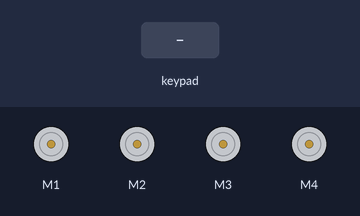
The sketch below on a simulated Arduino Uno, built with avr-gcc and run on an emulated ATmega328P. Shown: 4 × DC motor (green arrow = forward, orange = backward, longer = faster). The test bench sets the inputs (shaded band).

Above: at 1.2 s.
1.3 s: key 'U' pressed
At 2.2 s:
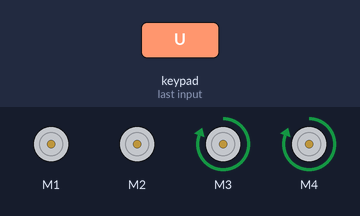
2.8 s: key 'D' pressed
At 3.3 s:
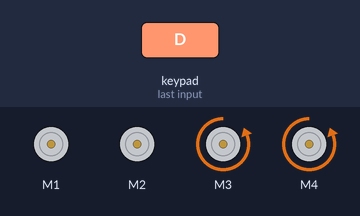
4.3 s: key 'L' pressed
At 5.5 s:
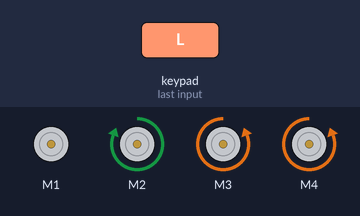
5.8 s: key 'R' pressed
At 6.8 s:
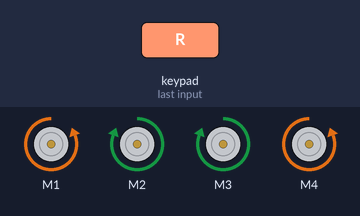
7.3 s: key 'U' pressed
At 8.0 s:
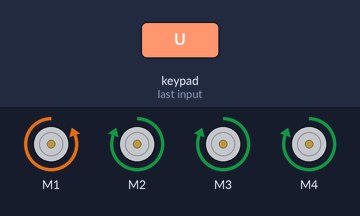
8.8 s: key 'D' pressed
At 9.1 s:
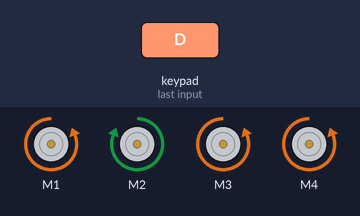
Timing chart, 0 to 11.3 s (numbered marks = the images above; inputs shaded):
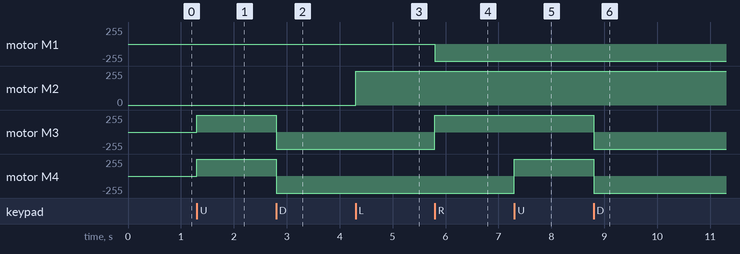

Measured:
- after the input at 1.3 s, motor M3, motor M4: stopped → forward 255/255 at once
- after the input at 2.8 s, motor M3, motor M4: forward 255/255 → backward 255/255 at once
- after the input at 4.3 s, motor M2: stopped → forward 255/255 at once
- after the input at 5.8 s, motor M1: stopped → backward 255/255 at once; motor M3: backward 255/255 → forward 255/255 at once
- after the input at 7.3 s, motor M4: backward 255/255 → forward 255/255 at once
- after the input at 8.8 s, motor M3, motor M4: forward 255/255 → backward 255/255 at once

The sketch:

dabble1.ino
```cpp
#include <AFMotor.h>
#define CUSTOM_SETTINGS
#define INCLUDE_GAMEPAD_MODULE
#include <Dabble.h>


// Define the motors using the Adafruit Motor Shield library
AF_DCMotor motor1(1);  // Motor 1
AF_DCMotor motor2(2);  // Motor 2
AF_DCMotor motor3(3);  // Motor 3
AF_DCMotor motor4(4);  // Motor 4

void setup() {
  Serial.begin(9600);  // Start the serial monitor to see the test progress

  // Test all motors at the beginning to ensure they are all initialized correctly
  motor1.setSpeed(255);
  motor2.setSpeed(255);
  motor3.setSpeed(255);
  motor4.setSpeed(255);

  Dabble.begin(9600, 9, 10);
}

void loop() {
  Dabble.processInput();
  if (GamePad.isUpPressed())
  {
    forward();
  }

  if (GamePad.isDownPressed())
  {
    backward();
  }

  if (GamePad.isLeftPressed())
  {
   turnleft();
  }

  if (GamePad.isRightPressed())
  {
    turnright();
  }

}

void turnright(){
  //motor4.run(FORWARD);   // Run the motor forward
  motor3.run(FORWARD);            // Wait for 2 seconds
  motor1.run(BACKWARD);  // Run the motor backward


}
void turnleft(){

  motor4.run(BACKWARD);
  motor2.run(FORWARD);


}

void forward(){
  motor3.run(FORWARD);
  motor4.run(FORWARD);

}

void backward(){
  motor3.run(BACKWARD);
  motor4.run(BACKWARD);


}
```
